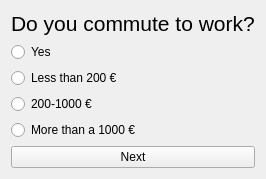
                  <widget class="QWidget" name="tab_15">
                   <attribute name="title">
                    <string>Question 2</string>
                   </attribute>
                   <layout class="QGridLayout" name="gridLayout_7">
                    <item row="0" column="0">
                     <layout class="QVBoxLayout" name="verticalLayout_7">
                      <item>
                       <widget class="QLabel" name="label_24">
                        <property name="text">
                         <string>&lt;html&gt;&lt;head/&gt;&lt;body&gt;&lt;p&gt;&lt;span style=&quot; font-size:16pt;&quot;&gt;Do you commute to work?&lt;/span&gt;&lt;/p&gt;&lt;/body&gt;&lt;/html&gt;</string>
                        </property>
                       </widget>
                      </item>
                      <item>
                       <widget class="QRadioButton" name="radio1_4">
                        <property name="text">
                         <string>Yes</string>
                        </property>
                       </widget>
                      </item>
                      <item>
                       <widget class="QRadioButton" name="radio2_4">
                        <property name="text">
                         <string>Less than 200 €</string>
                        </property>
                       </widget>
                      </item>
                      <item>
                       <widget class="QRadioButton" name="radio3_4">
                        <property name="text">
                         <string>200-1000 €</string>
                        </property>
                       </widget>
                      </item>
                      <item>
                       <widget class="QRadioButton" name="radio4_4">
                        <property name="text">
                         <string>More than a 1000 €</string>
                        </property>
                       </widget>
                      </item>
                      <item>
                       <widget class="QPushButton" name="buttonNextTransport2">
                        <property name="text">
                         <string>Next</string>
                        </property>
                       </widget>
                      </item>
                     </layout>
                    </item>
                   </layout>
                  </widget>
